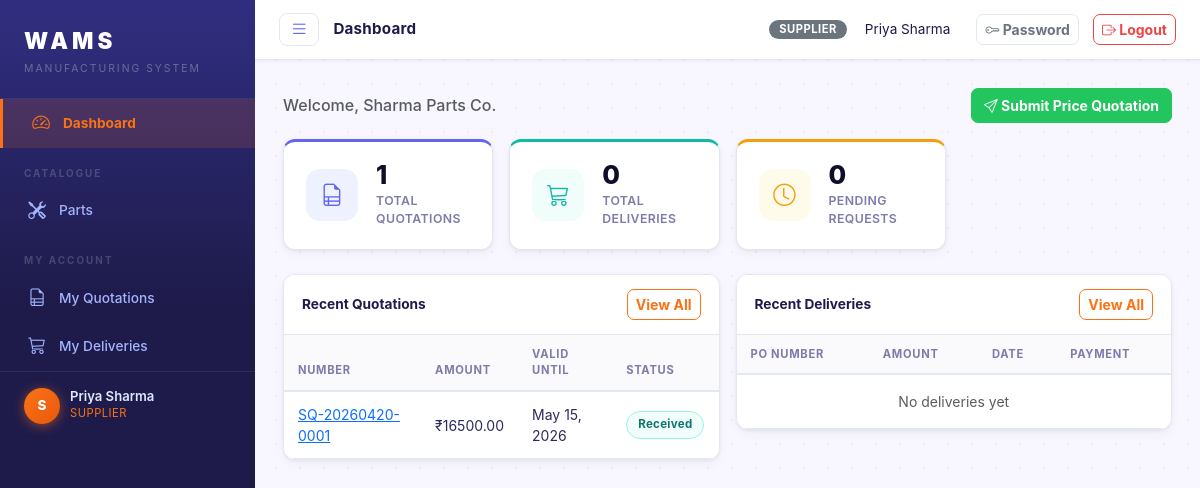
The page /dashboard/ (signed in) on the database as committed earlier.
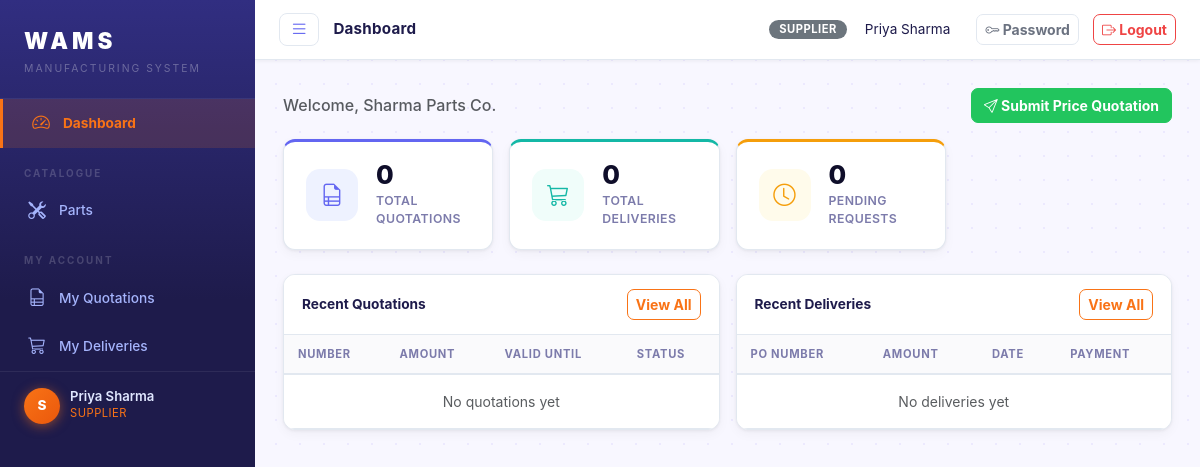
The same page on the database as committed later.
### core/models.py (models this page shows, shortened)
class SupplierQuotation(models.Model):
    STATUS_CHOICES = [
        ('requested', 'Requested'),
        ('received', 'Received'),
        ('accepted', 'Accepted'),
        ('rejected', 'Rejected'),
    ]
    quotation_number = models.CharField(max_length=50, unique=True)
    supplier = models.ForeignKey(Supplier, on_delete=models.CASCADE, related_name='quotations')
    issue_date = models.DateField(auto_now_add=True)
    valid_until = models.DateField()
    status = models.CharField(max_length=20, choices=STATUS_CHOICES, default='requested')
    total_amount = models.DecimalField(max_digits=12, decimal_places=2, default=0)
    notes = models.TextField(blank=True)
    created_by = models.ForeignKey(User, on_delete=models.SET_NULL, null=True, related_name='supplier_quotations_created')
    created_at = models.DateTimeField(auto_now_add=True)
    class Meta:
        ordering = ['-created_at']

### core/views.py (the view, shortened to what this page needs)
# urls.py: path('dashboard/', views.dashboard, name='dashboard'),
@login_required
def dashboard(request):
    ctx = {}
    if request.user.role == 'admin':
        ctx['product_count'] = Product.objects.filter(is_active=True).count()
        ctx['part_count'] = Part.objects.filter(is_active=True).count()
        ctx['dealer_count'] = Dealer.objects.filter(is_active=True).count()
        ctx['supplier_count'] = Supplier.objects.filter(is_active=True).count()
        ctx['pending_dq'] = DealerQuotation.objects.filter(status='sent').count()
        ctx['pending_sq'] = SupplierQuotation.objects.filter(status='requested').count()
        ctx['low_stock_products'] = Product.objects.filter(is_active=True).extra(
            where=['stock_quantity <= reorder_level']
        ).count()
        ctx['low_stock_parts'] = Part.objects.filter(is_active=True).extra(
            where=['stock_quantity <= reorder_level']
        ).count()
        ctx['recent_sales'] = DealerTransaction.objects.select_related('dealer')[:5]
        ctx['recent_purchases'] = SupplierTransaction.objects.select_related('supplier')[:5]
        ctx['monthly_sales'] = DealerTransaction.objects.filter(
            transaction_date__month=date.today().month,
            transaction_date__year=date.today().year,
        ).aggregate(total=Sum('total_amount'))['total'] or 0
        ctx['monthly_purchases'] = SupplierTransaction.objects.filter(
            transaction_date__month=date.today().month,
            transaction_date__year=date.today().year,
        ).aggregate(total=Sum('total_amount'))['total'] or 0
    elif request.user.role == 'supplier':
        try:
            supplier = request.user.supplier_profile
            ctx['supplier'] = supplier
            ctx['quotation_count'] = supplier.quotations.count()
            ctx['transaction_count'] = supplier.transactions.count()
            ctx['pending_quotations'] = supplier.quotations.filter(status='requested').count()
            ctx['recent_quotations'] = supplier.quotations.select_related('supplier')[:5]
            ctx['recent_transactions'] = supplier.transactions.select_related('supplier')[:5]
        except Supplier.DoesNotExist:
            ctx['no_profile'] = True
    return render(request, 'core/dashboard.html', ctx)

### templates/core/dashboard.html (shortened to what the changed rows need)
{% extends 'base.html' %}
{% block content %}
{% if user.role == 'admin' %}
<div class="row g-3 mb-4">
  <div class="col-sm-6 col-xl-3">
    <div class="stat-card accent-orange">
      <div class="stat-icon bg-orange-light"><i class="bi bi-box-seam"></i></div>
      <div>
        <div class="stat-value">{{ product_count }}</div>
        <div class="stat-label">Active Products</div>
      </div>
    </div>
  </div>
  <div class="col-sm-6 col-xl-3">
    <div class="stat-card accent-teal">
      <div class="stat-icon bg-teal-light"><i class="bi bi-tools"></i></div>
      <div>
        <div class="stat-value">{{ part_count }}</div>
        <div class="stat-label">Active Parts</div>
      </div>
    </div>
  </div>
  <div class="col-sm-6 col-xl-3">
    <div class="stat-card accent-amber">
      <div class="stat-icon bg-amber-light"><i class="bi bi-shop"></i></div>
      <div>
        <div class="stat-value">{{ dealer_count }}</div>
        <div class="stat-label">Dealers</div>
      </div>
    </div>
  </div>
  <div class="col-sm-6 col-xl-3">
    <div class="stat-card accent-indigo">
      <div class="stat-icon bg-indigo-light"><i class="bi bi-truck"></i></div>
      <div>
        <div class="stat-value">{{ supplier_count }}</div>
        <div class="stat-label">Suppliers</div>
      </div>
    </div>
  </div>
</div>
<div class="row g-3 mb-4">
  <div class="col-sm-6 col-xl-3">
    <div class="stat-card accent-indigo">
      <div class="stat-icon bg-indigo-light"><i class="bi bi-currency-rupee"></i></div>
      <div>
        <div class="stat-value">₹{{ monthly_sales|floatformat:0 }}</div>
        <div class="stat-label">Sales This Month</div>
      </div>
    </div>
  </div>
  <div class="col-sm-6 col-xl-3">
    <div class="stat-card accent-rose">
      <div class="stat-icon bg-rose-light"><i class="bi bi-cart3"></i></div>
      <div>
        <div class="stat-value">₹{{ monthly_purchases|floatformat:0 }}</div>
        <div class="stat-label">Purchases This Month</div>
      </div>
    </div>
  </div>
  <div class="col-sm-6 col-xl-3">
    <div class="stat-card {% if low_stock_products > 0 %}accent-amber{% endif %}">
      <div class="stat-icon bg-amber-light"><i class="bi bi-exclamation-triangle"></i></div>
      <div>
        <div class="stat-value">{{ low_stock_products }}</div>
        <div class="stat-label">Low Stock Products</div>
      </div>
    </div>
  </div>
  <div class="col-sm-6 col-xl-3">
    <div class="stat-card {% if pending_dq > 0 %}accent-indigo{% endif %}">
      <div class="stat-icon bg-indigo-light"><i class="bi bi-file-earmark-text"></i></div>
      <div>
        <div class="stat-value">{{ pending_dq }}</div>
        <div class="stat-label">Pending Quotations</div>
      </div>
    </div>
  </div>
</div>
<div class="row g-3">
  <div class="col-lg-6">
    <div class="card">
      <div class="card-header d-flex justify-content-between align-items-center">
        <span>Recent Sales</span>
        <a href="{% url 'dealer_transaction_list' %}" class="btn btn-sm btn-outline-primary">View All</a>
      </div>
      <div class="card-body p-0">
        <table class="table table-hover mb-0">
          <thead><tr><th>Invoice</th><th>Dealer</th><th>Amount</th><th>Status</th></tr></thead>
          <tbody>
          {% for t in recent_sales %}
          <tr>
            <td><a href="{% url 'dealer_transaction_detail' t.pk %}">{{ t.invoice_number }}</a></td>
            <td>{{ t.dealer.company_name }}</td>
            <td>₹{{ t.total_amount|floatformat:2 }}</td>
            <td><span class="badge-status badge-{{ t.payment_status }}">{{ t.get_payment_status_display }}</span></td>
          </tr>
          {% empty %}
          <tr><td colspan="4" class="text-center text-muted py-3">No transactions yet</td></tr>
          {% endfor %}
          </tbody>
        </table>
      </div>
    </div>
  </div>
  <div class="col-lg-6">
    <div class="card">
      <div class="card-header d-flex justify-content-between align-items-center">
        <span>Recent Purchases</span>
        <a href="{% url 'supplier_transaction_list' %}" class="btn btn-sm btn-outline-primary">View All</a>
      </div>
      <div class="card-body p-0">
        <table class="table table-hover mb-0">
          <thead><tr><th>PO Number</th><th>Supplier</th><th>Amount</th><th>Status</th></tr></thead>
          <tbody>
          {% for t in recent_purchases %}
          <tr>
            <td><a href="{% url 'supplier_transaction_detail' t.pk %}">{{ t.purchase_order_number }}</a></td>
            <td>{{ t.supplier.company_name }}</td>
            <td>₹{{ t.total_amount|floatformat:2 }}</td>
            <td><span class="badge-status badge-{{ t.payment_status }}">{{ t.get_payment_status_display }}</span></td>
          </tr>
          {% empty %}
          <tr><td colspan="4" class="text-center text-muted py-3">No transactions yet</td></tr>
          {% endfor %}
          </tbody>
        </table>
      </div>
    </div>
  </div>
</div>
{% elif user.role == 'supplier' %}
{% if no_profile %}
<div class="alert alert-warning">Your supplier profile has not been set up yet. Contact the admin.</div>
{% else %}
<div class="d-flex justify-content-between align-items-center mb-3">
  <h6 class="mb-0 text-muted">Welcome, {{ supplier.company_name }}</h6>
  <a href="{% url 'supplier_quotation_create' %}" class="btn btn-success">
    <i class="bi bi-send"></i> Submit Price Quotation
  </a>
</div>
<div class="row g-3 mb-4">
  <div class="col-sm-6 col-xl-3">
    <div class="stat-card accent-indigo">
      <div class="stat-icon bg-indigo-light"><i class="bi bi-file-earmark-ruled"></i></div>
      <div>
        <div class="stat-value">{{ quotation_count }}</div>
        <div class="stat-label">Total Quotations</div>
      </div>
    </div>
  </div>
  <div class="col-sm-6 col-xl-3">
    <div class="stat-card accent-teal">
      <div class="stat-icon bg-teal-light"><i class="bi bi-cart3"></i></div>
      <div>
        <div class="stat-value">{{ transaction_count }}</div>
        <div class="stat-label">Total Deliveries</div>
      </div>
    </div>
  </div>
  <div class="col-sm-6 col-xl-3">
    <div class="stat-card accent-amber">
      <div class="stat-icon bg-amber-light"><i class="bi bi-clock"></i></div>
      <div>
        <div class="stat-value">{{ pending_quotations }}</div>
        <div class="stat-label">Pending Requests</div>
      </div>
    </div>
  </div>
</div>
<div class="row g-3">
  <div class="col-lg-6">
    <div class="card">
      <div class="card-header d-flex justify-content-between align-items-center">
        <span>Recent Quotations</span>
        <a href="{% url 'supplier_quotation_list' %}" class="btn btn-sm btn-outline-primary">View All</a>
      </div>
      <div class="card-body p-0">
        <table class="table table-hover mb-0">
          <thead><tr><th>Number</th><th>Amount</th><th>Valid Until</th><th>Status</th></tr></thead>
          <tbody>
          {% for q in recent_quotations %}
          <tr>
            <td><a href="{% url 'supplier_quotation_detail' q.pk %}">{{ q.quotation_number }}</a></td>
            <td>₹{{ q.total_amount|floatformat:2 }}</td>
            <td>{{ q.valid_until }}</td>
            <td><span class="badge-status badge-{{ q.status }}">{{ q.get_status_display }}</span></td>
          </tr>
          {% empty %}
          <tr><td colspan="4" class="text-center text-muted py-3">No quotations yet</td></tr>
          {% endfor %}
          </tbody>
        </table>
      </div>
    </div>
  </div>
  <div class="col-lg-6">
    <div class="card">
      <div class="card-header d-flex justify-content-between align-items-center">
        <span>Recent Deliveries</span>
        <a href="{% url 'supplier_transaction_list' %}" class="btn btn-sm btn-outline-primary">View All</a>
      </div>
      <div class="card-body p-0">
        <table class="table table-hover mb-0">
          <thead><tr><th>PO Number</th><th>Amount</th><th>Date</th><th>Payment</th></tr></thead>
          <tbody>
          {% for t in recent_transactions %}
          <tr>
            <td><a href="{% url 'supplier_transaction_detail' t.pk %}">{{ t.purchase_order_number }}</a></td>
            <td>₹{{ t.total_amount|floatformat:2 }}</td>
            <td>{{ t.transaction_date }}</td>
            <td><span class="badge-status badge-{{ t.payment_status }}">{{ t.get_payment_status_display }}</span></td>
          </tr>
          {% empty %}
          <tr><td colspan="4" class="text-center text-muted py-3">No deliveries yet</td></tr>
          {% endfor %}
          </tbody>
        </table>
      </div>
    </div>
  </div>
</div>
{% endif %}
{% endif %}
{% endblock %}

Rows that differ between the two databases and show on the page:
removed SupplierQuotation: quotation_number "SQ-20260420-0001", total_amount "16500.00", valid_until "May 15, 2026", status "Received"
Other text that changed with them:
{{ quotation_count }}: "1" → "0"
text now shown: "No quotations yet"
